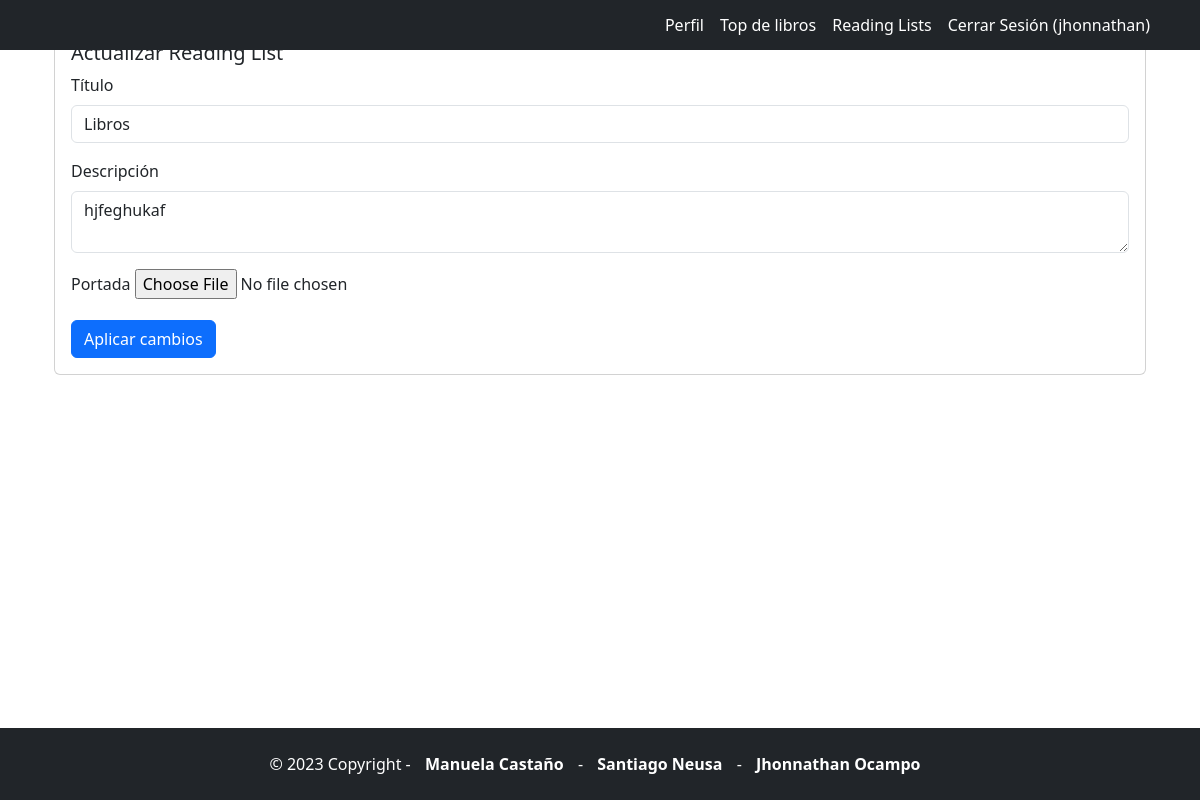
Page /editreadinglist/6 (signed in) on the earlier database version.
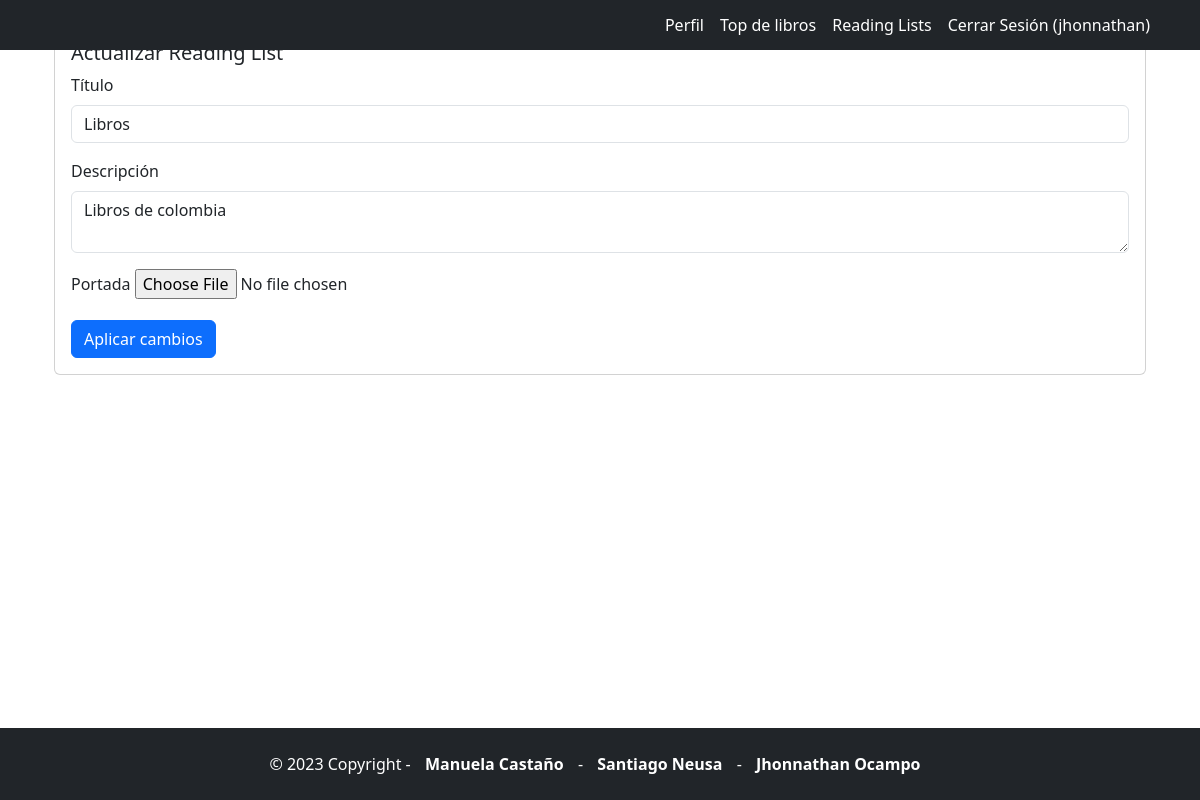
Same page on the later database version.
### readinglists/models.py (models this page shows, shortened)
class ReadingList(models.Model):
    title = models.CharField(max_length=100)
    date_created = models.DateField(auto_now_add=True)
    description = models.CharField(max_length=250)
    cover = models.ImageField(upload_to='readinglists/covers/', default='readinglist/default_book.png', null=True, blank=True)
    books = models.ManyToManyField(Book)
    user = models.ForeignKey(User, on_delete=models.CASCADE, default=None)
    is_default = models.BooleanField(default=False)

### readinglists/views.py (the view, shortened to what this page needs)
# urls.py: path('editreadinglist/<int:reading_list_id>', ReadingListViews.updatereadinglist, name='updatereadinglist'),
@login_required
def updatereadinglist(request, reading_list_id):
    reading_list = get_object_or_404(ReadingList, id=reading_list_id)
    if request.method == 'GET':
        initial_data = {
            'title': reading_list.title,
            'description': reading_list.description,
        }
        context = {
            'initial_data': initial_data,
            'reading_list': reading_list,
        }
        return render(request, 'updatereadinglist.html', context)

### readinglists/templates/updatereadinglist.html (shortened to what this page needs)
{% extends 'base.html' %}
{% block content %}
<body>
    <div class="container">
        <div class="card mb-3">
            <div class="card-body">
                <h5 class="card-title">Actualizar Reading List</h5>
                <form method="POST" enctype="multipart/form-data">
                    <div class="mb-3">
                        <label for="id_title" class="form-label">Título</label>
                        {% if initial_data.title == "Leer más tarde" %}
                            <input type="text" name="title" class="form-control" id="id_title" value="{{ initial_data.title }}" required disabled>
                            <p class="text-muted">No puedes cambiar el título de esta Reading List.</p>
                        {% else %}
                            <input type="text" name="title" class="form-control" id="id_title" value="{{ initial_data.title }}" required>
                        {% endif %}
                    </div>
                    <div class="mb-3">
                        <label for="id_description" class="form-label">Descripción</label>
                        <textarea name="description" class="form-control" id="id_description" required>{{ initial_data.description }}</textarea>
                    </div>
                    <div class="mb-3">
                        <label for="id_cover" class="form-label">Portada</label>
                        <input type="file" name="cover" class="form-control-file" id="id_cover" accept="image/*">
                    </div>
                    <button type="submit" class="btn btn-primary">Aplicar cambios</button>
                </form>
            </div>
        </div>
    </div>
    </body>
</html>
{% endblock content %}

Differences in the rows shown:
changed ReadingList "Libros": description "hjfeghukaf" → "Libros de colombia"
